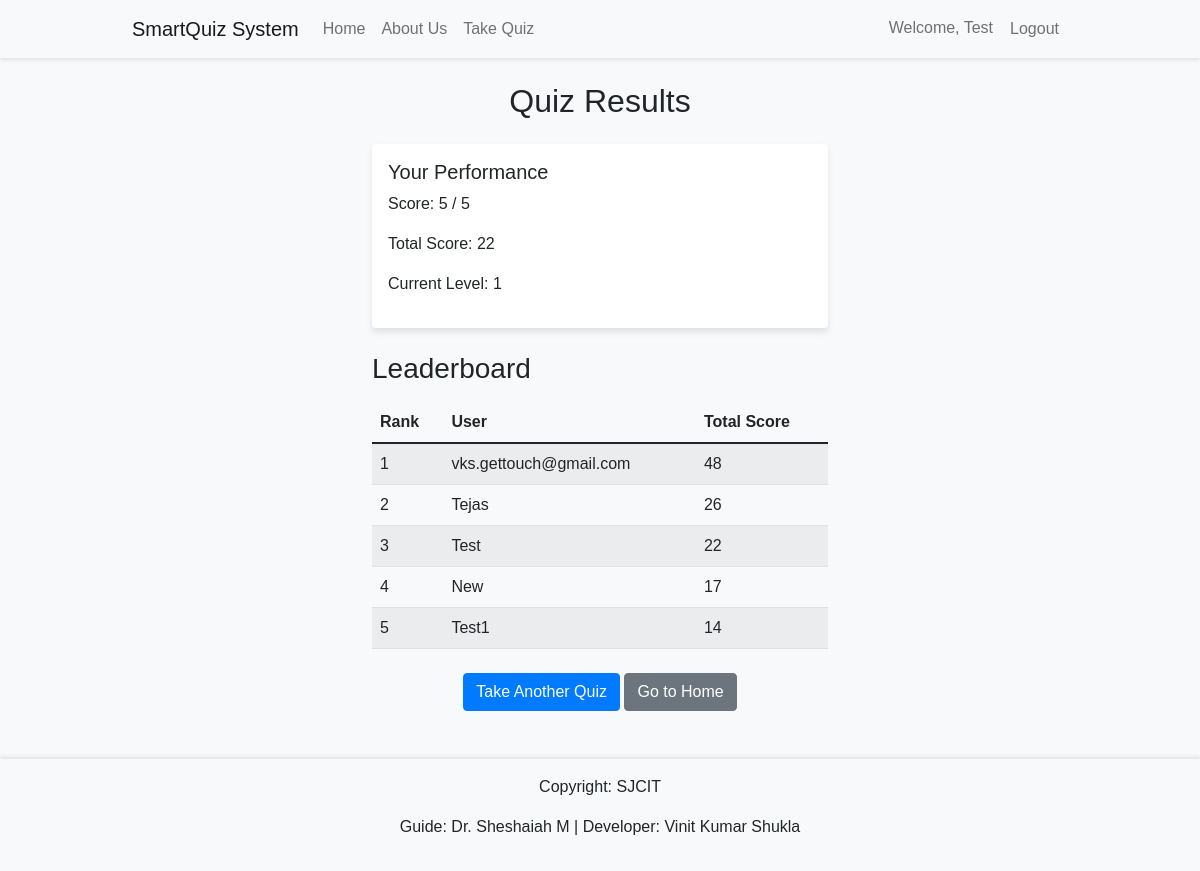
Screenshot of /result/ (signed in) with the database file from the repository.
### quiz/models.py (models this page shows)
class UserProgress(models.Model):
    user = models.OneToOneField(User, on_delete=models.CASCADE)
    score = models.IntegerField(default=0)
    total_score = models.IntegerField(default=0)  # Added to track cumulative score
    level = models.IntegerField(default=1)
    current_question_index = models.IntegerField(default=0)  # Initialize to track the current question

### quiz/views.py (the view)
# urls.py: path('result/', views.result, name='result'),
@login_required
@require_http_methods(["GET"])
def result(request):
    latest_attempt = QuizAttempt.objects.filter(user=request.user).order_by('-date').first()
    progress = UserProgress.objects.get(user=request.user)
    leaderboard = UserProgress.objects.order_by('-total_score')[:10]
    return render(request, 'result.html', {
        'score': latest_attempt.score if latest_attempt else 0,
        'total_score': progress.total_score,  # Cumulative total score
        'level': progress.level,
        'leaderboard': leaderboard  # Updated leaderboard with cumulative scores
    })

### quiz/templates/result.html
{% extends 'base.html' %}
{% block content %}
<h2 class="text-center mb-4">Quiz Results</h2>
<div class="row">
    <div class="col-md-6 offset-md-3">
        <div class="card mb-4">
            <div class="card-body">
                <h5 class="card-title">Your Performance</h5>
                <p>Score: {{ score }} / 5</p>
                <p>Total Score: {{ total_score }}</p>
                <p>Current Level: {{ level }}</p>
            </div>
        </div>
        <h3 class="mb-3">Leaderboard</h3>
        <table class="table table-striped">
            <thead>
                <tr>
                    <th>Rank</th>
                    <th>User</th>
                    <th>Total Score</th>
                </tr>
            </thead>
            <tbody>
                {% for user_progress in leaderboard %}
                    <tr>
                        <td>{{ forloop.counter }}</td>
                        <td>{{ user_progress.user.username }}</td>
                        <td>{{ user_progress.total_score }}</td>
                    </tr>
                {% endfor %}
            </tbody>
        </table>
        <div class="text-center mt-4">
            <a href="{% url 'quiz' %}" class="btn btn-primary">Take Another Quiz</a>
            <a href="{% url 'home' %}" class="btn btn-secondary">Go to Home</a>
        </div>
    </div>
</div>
{% endblock %}

### quiz/templates/base.html (shortened to what this page needs)
<!DOCTYPE html>
<html lang="en">
<head>
    <link href="https://cdn.jsdelivr.net/npm/bootstrap@5.1.3/dist/css/bootstrap.min.css" rel="stylesheet">
    <link rel="stylesheet" href="/static/css/styles.css">
</head>
<body>
    <nav class="navbar navbar-expand-lg navbar-light bg-light">
        <div class="container">
            <a class="navbar-brand" href="{% url 'home' %}">SmartQuiz System</a>
            <div class="collapse navbar-collapse" id="navbarNav">
                <ul class="navbar-nav me-auto">
                    <li class="nav-item">
                        <a class="nav-link" href="{% url 'home' %}">Home</a>
                    </li>
                    <li class="nav-item">
                        <a class="nav-link" href="{% url 'about' %}">About Us</a>
                    </li>
                    {% if user.is_authenticated %}
                        <li class="nav-item">
                            <a class="nav-link" href="{% url 'quiz' %}">Take Quiz</a>
                        </li>
                    {% endif %}
                </ul>
                <ul class="navbar-nav">
                    {% if user.is_authenticated %}
                        <li class="nav-item">
                            <span class="nav-link">Welcome, {{ user.username }}</span>
                        </li>
                        <li class="nav-item">
                            <form method="POST" action="{% url 'logout' %}">
                                <button type="submit" class="btn btn-link nav-link">Logout</button>
                            </form>
                        </li>
                    {% endif %}
                </ul>
            </div>
        </div>
    </nav>
    <div class="container mt-4">
        {% block content %}
        {% endblock %}
    </div>
    <footer class="mt-5 py-3 bg-light text-center">
        <div class="container">
            <p>Copyright: SJCIT</p>
            <p>Guide: Dr. Sheshaiah M | Developer: Vinit Kumar Shukla</p>
        </div>
    </footer>
</body>
</html>

### static/css/styles.css (style rules this page uses)
body { font-family: Arial, sans-serif; background-color: #f8f9fa; }
.navbar { box-shadow: 0 2px 4px rgba(0,0,0,.1); }
.container { max-width: 960px; }
.card { border: none; box-shadow: 0 4px 6px rgba(0,0,0,.1); transition: all 0.3s ease; }
.btn-primary { background-color: #007bff; border-color: #007bff; }
footer { box-shadow: 0 -2px 4px rgba(0,0,0,.1); }

### rows the page displays
UserProgress: user.username "vks.gettouch@gmail.com", total_score "48"
UserProgress: user.username "Tejas", total_score "26"
UserProgress: user.username "Test", total_score "22"
UserProgress: user.username "New", total_score "17"
UserProgress: user.username "Test1", total_score "14"

### other values shown
{{ user.username }} "Test"
{{ score }} "5"
{{ total_score }} "22"
{{ level }} "1"
